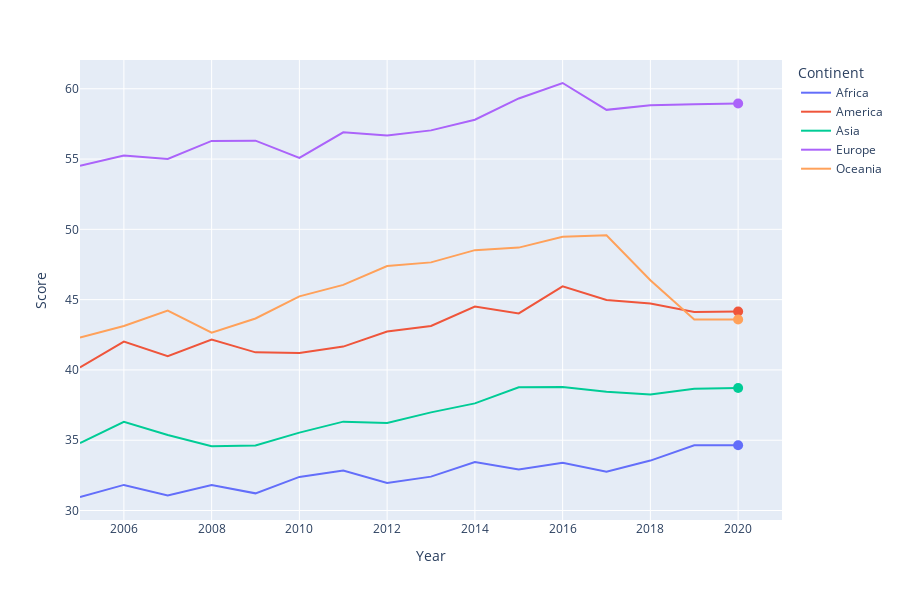

The cell this chart's notebook holds for it:
### Code cell
df = data[(data.Aggregation == 'Index')].groupby(['Year', 'Continent']).mean().reset_index()
df = df.round(2)
fig = px.line(df,
              x='Year',
              y='Value',
              color='Continent',
              hover_data={'Value': True, 'Year': False, 'Continent': True},
              labels={'Value': 'Score'},
              height=600)
fig.for_each_annotation(lambda a: a.update(text=a.text.split("=")[-1]))
fig.update_yaxes(visible=True)
fig.update_xaxes(range=[2005, 2021])
fig.update_traces(mode='lines')

dots = px.scatter(df[df.Year == 2020],
                  x='Year',
                  y='Value',
                  color='Continent',
                  hover_data={'Value': False, 'Year': False, 'Continent': False},
                  labels={'Value': 'Score'},
                  )
for plot in dots.data:
    plot['showlegend'] = False
dots.update_traces( marker_size=10, hoverinfo='skip')
fig.update_layout(hovermode="x unified")

fig.add_traces(dots.data)
#fig.update_layout(hovermode="x unified")

### Figure 1 — Plotly figure (JSON) as saved in the notebook; plotly's stock layout.template omitted (floating-point values rounded to 4 significant figures)
{"data": [{"customdata": [[30.96, 2005, "Africa"], [31.82, 2006, "Africa"], [31.07, 2007, "Africa"], [31.82, 2008, "Africa"], [31.22, 2009, "Africa"], [32.39, 2010, "Africa"], [32.85, 2011, "Africa"], [31.95, 2012, "Africa"], [32.41, 2013, "Africa"], [33.45, 2014, "Africa"], [32.92, 2015, "Africa"], [33.39, 2016, "Africa"], [32.76, 2017, "Africa"], [33.55, 2018, "Africa"], [34.64, 2019, "Africa"], [34.64, 2020, "Africa"]], "hovertemplate": "Continent=%{customdata[2]}<br>Score=%{customdata[0]}<extra></extra>", "legendgroup": "Africa", "line": {"color": "#636efa", "dash": "solid"}, "mode": "lines", "name": "Africa", "orientation": "v", "showlegend": true, "type": "scatter", "x": [2005, 2006, 2007, 2008, 2009, 2010, 2011, 2012, 2013, 2014, 2015, 2016, 2017, 2018, 2019, 2020], "xaxis": "x", "y": [30.96, 31.82, 31.07, 31.82, 31.22, 32.39, 32.85, 31.95, 32.41, 33.45, 32.92, 33.39, 32.76, 33.55, 34.64, 34.64], "yaxis": "y"}, {"customdata": [[40.18, 2005, "America"], [42.01, 2006, "America"], [40.97, 2007, "America"], [42.16, 2008, "America"], [41.25, 2009, "America"], [41.2, 2010, "America"], [41.66, 2011, "America"], [42.73, 2012, "America"], [43.13, 2013, "America"], [44.51, 2014, "America"], [44.02, 2015, "America"], [45.94, 2016, "America"], [44.97, 2017, "America"], [44.72, 2018, "America"], [44.12, 2019, "America"], [44.15, 2020, "America"]], "hovertemplate": "Continent=%{customdata[2]}<br>Score=%{customdata[0]}<extra></extra>", "legendgroup": "America", "line": {"color": "#EF553B", "dash": "solid"}, "mode": "lines", "name": "America", "orientation": "v", "showlegend": true, "type": "scatter", "x": [2005, 2006, 2007, 2008, 2009, 2010, 2011, 2012, 2013, 2014, 2015, 2016, 2017, 2018, 2019, 2020], "xaxis": "x", "y": [40.18, 42.01, 40.97, 42.16, 41.25, 41.2, 41.66, 42.73, 43.13, 44.51, 44.02, 45.94, 44.97, 44.72, 44.12, 44.15], "yaxis": "y"}, {"customdata": [[34.8, 2005, "Asia"], [36.31, 2006, "Asia"], [35.37, 2007, "Asia"], [34.57, 2008, "Asia"], [34.62, 2009, "Asia"], [35.54, 2010, "Asia"], [36.32, 2011, "Asia"], [36.23, 2012, "Asia"], [36.98, 2013, "Asia"], [37.62, 2014, "Asia"], [38.77, 2015, "Asia"], [38.78, 2016, "Asia"], [38.45, 2017, "Asia"], [38.25, 2018, "Asia"], [38.66, 2019, "Asia"], [38.71, 2020, "Asia"]], "hovertemplate": "Continent=%{customdata[2]}<br>Score=%{customdata[0]}<extra></extra>", "legendgroup": "Asia", "line": {"color": "#00cc96", "dash": "solid"}, "mode": "lines", "name": "Asia", "orientation": "v", "showlegend": true, "type": "scatter", "x": [2005, 2006, 2007, 2008, 2009, 2010, 2011, 2012, 2013, 2014, 2015, 2016, 2017, 2018, 2019, 2020], "xaxis": "x", "y": [34.8, 36.31, 35.37, 34.57, 34.62, 35.54, 36.32, 36.23, 36.98, 37.62, 38.77, 38.78, 38.45, 38.25, 38.66, 38.71], "yaxis": "y"}, {"customdata": [[54.52, 2005, "Europe"], [55.25, 2006, "Europe"], [55.01, 2007, "Europe"], [56.29, 2008, "Europe"], [56.31, 2009, "Europe"], [55.08, 2010, "Europe"], [56.9, 2011, "Europe"], [56.67, 2012, "Europe"], [57.04, 2013, "Europe"], [57.8, 2014, "Europe"], [59.31, 2015, "Europe"], [60.41, 2016, "Europe"], [58.5, 2017, "Europe"], [58.82, 2018, "Europe"], [58.89, 2019, "Europe"], [58.95, 2020, "Europe"]], "hovertemplate": "Continent=%{customdata[2]}<br>Score=%{customdata[0]}<extra></extra>", "legendgroup": "Europe", "line": {"color": "#ab63fa", "dash": "solid"}, "mode": "lines", "name": "Europe", "orientation": "v", "showlegend": true, "type": "scatter", "x": [2005, 2006, 2007, 2008, 2009, 2010, 2011, 2012, 2013, 2014, 2015, 2016, 2017, 2018, 2019, 2020], "xaxis": "x", "y": [54.52, 55.25, 55.01, 56.29, 56.31, 55.08, 56.9, 56.67, 57.04, 57.8, 59.31, 60.41, 58.5, 58.82, 58.89, 58.95], "yaxis": "y"}, {"customdata": [[42.3, 2005, "Oceania"], [43.13, 2006, "Oceania"], [44.22, 2007, "Oceania"], [42.65, 2008, "Oceania"], [43.66, 2009, "Oceania"], [45.23, 2010, "Oceania"], [46.05, 2011, "Oceania"], [47.39, 2012, "Oceania"], [47.65, 2013, "Oceania"], [48.52, 2014, "Oceania"], [48.7, 2015, "Oceania"], [49.47, 2016, "Oceania"], [49.58, 2017, "Oceania"], [46.38, 2018, "Oceania"], [43.58, 2019, "Oceania"], [43.59, 2020, "Oceania"]], "hovertemplate": "Continent=%{customdata[2]}<br>Score=%{customdata[0]}<extra></extra>", "legendgroup": "Oceania", "line": {"color": "#FFA15A", "dash": "solid"}, "mode": "lines", "name": "Oceania", "orientation": "v", "showlegend": true, "type": "scatter", "x": [2005, 2006, 2007, 2008, 2009, 2010, 2011, 2012, 2013, 2014, 2015, 2016, 2017, 2018, 2019, 2020], "xaxis": "x", "y": [42.3, 43.13, 44.22, 42.65, 43.66, 45.23, 46.05, 47.39, 47.65, 48.52, 48.7, 49.47, 49.58, 46.38, 43.58, 43.59], "yaxis": "y"}, {"customdata": [[34.64, 2020, "Africa"]], "hoverinfo": "skip", "hovertemplate": "<extra></extra>", "legendgroup": "Africa", "marker": {"color": "#636efa", "size": 10, "symbol": "circle"}, "mode": "markers", "name": "Africa", "orientation": "v", "showlegend": false, "type": "scatter", "x": [2020], "xaxis": "x", "y": [34.64], "yaxis": "y"}, {"customdata": [[44.15, 2020, "America"]], "hoverinfo": "skip", "hovertemplate": "<extra></extra>", "legendgroup": "America", "marker": {"color": "#EF553B", "size": 10, "symbol": "circle"}, "mode": "markers", "name": "America", "orientation": "v", "showlegend": false, "type": "scatter", "x": [2020], "xaxis": "x", "y": [44.15], "yaxis": "y"}, {"customdata": [[38.71, 2020, "Asia"]], "hoverinfo": "skip", "hovertemplate": "<extra></extra>", "legendgroup": "Asia", "marker": {"color": "#00cc96", "size": 10, "symbol": "circle"}, "mode": "markers", "name": "Asia", "orientation": "v", "showlegend": false, "type": "scatter", "x": [2020], "xaxis": "x", "y": [38.71], "yaxis": "y"}, {"customdata": [[58.95, 2020, "Europe"]], "hoverinfo": "skip", "hovertemplate": "<extra></extra>", "legendgroup": "Europe", "marker": {"color": "#ab63fa", "size": 10, "symbol": "circle"}, "mode": "markers", "name": "Europe", "orientation": "v", "showlegend": false, "type": "scatter", "x": [2020], "xaxis": "x", "y": [58.95], "yaxis": "y"}, {"customdata": [[43.59, 2020, "Oceania"]], "hoverinfo": "skip", "hovertemplate": "<extra></extra>", "legendgroup": "Oceania", "marker": {"color": "#FFA15A", "size": 10, "symbol": "circle"}, "mode": "markers", "name": "Oceania", "orientation": "v", "showlegend": false, "type": "scatter", "x": [2020], "xaxis": "x", "y": [43.59], "yaxis": "y"}], "layout": {"height": 600, "hovermode": "x unified", "legend": {"title": {"text": "Continent"}, "tracegroupgap": 0}, "margin": {"t": 60}, "xaxis": {"anchor": "y", "domain": [0, 1], "range": [2005, 2021], "title": {"text": "Year"}}, "yaxis": {"anchor": "x", "domain": [0, 1], "title": {"text": "Score"}, "visible": true}}}
